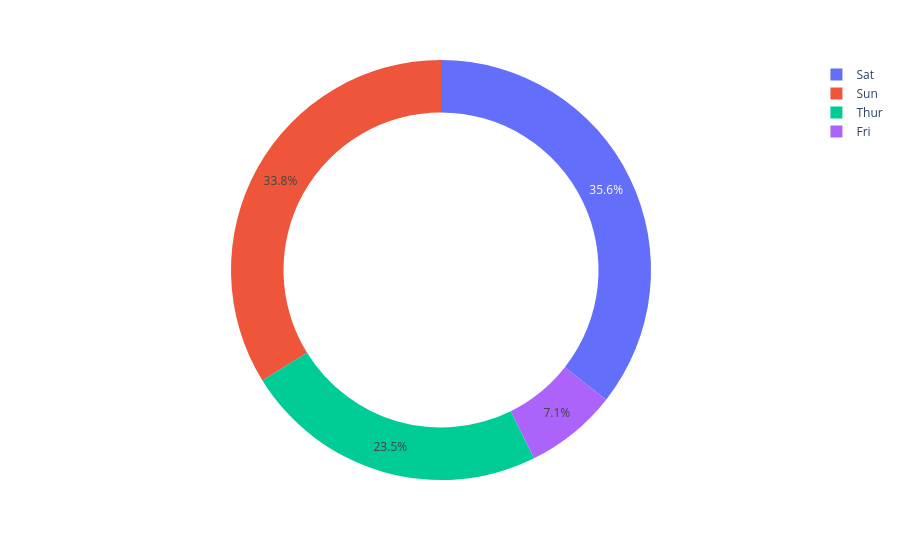

Source (notebook cell):
### Code cell
figure=px.pie(data,values='tip',
              names='day',hole=0.75)
figure.show()

### Figure 1 — Plotly figure (JSON) as saved in the notebook; plotly's stock layout.template omitted (floating-point values rounded to 4 significant figures; data arrays with more than 128 entries replaced by an {"elided": "..."} marker saying what was removed)
{"data": [{"domain": {"x": [0, 1], "y": [0, 1]}, "hole": 0.75, "hovertemplate": "day=%{label}<br>tip=%{value}<extra></extra>", "labels": {"elided": "244 str values"}, "legendgroup": "", "name": "", "showlegend": true, "type": "pie", "values": {"elided": "244 float values"}}], "layout": {"legend": {"tracegroupgap": 0}, "margin": {"t": 60}}}
